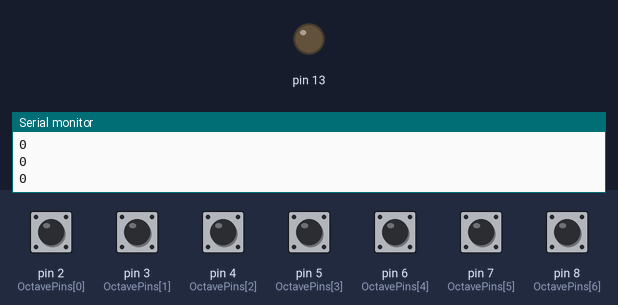
The sketch below on a simulated Arduino Uno, built with avr-gcc and run on an emulated ATmega328P. Parts: output pins drawn as LEDs (lit = HIGH), the last lines printed to the serial monitor. Inputs (shaded band) come from the test bench; at power-on: pin 2 (OctavePins[0]), pin 3 (OctavePins[1]), pin 4 (OctavePins[2]), pin 5 (OctavePins[3]), pin 6 (OctavePins[4]), pin 7 (OctavePins[5]), pin 8 (OctavePins[6]) HIGH.

Above: at 1.2 s.
1.3 s: pin 2 (OctavePins[0]) pulled LOW for 0.15 s
At 1.4 s:
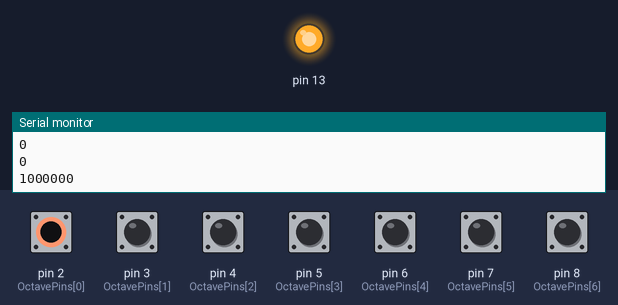
Timing chart, 0 to 4.3 s (numbered marks = the images above; inputs shaded):
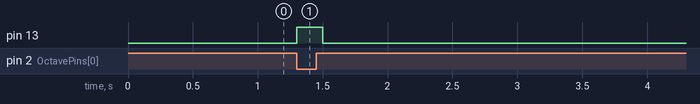

The sketch:

Main.ino
```cpp
const int NumOctaves = 7;
const int OctavePins[] = { 2, 3, 4, 5, 6, 7, 8 };

void setup()
{
  Serial.begin(9600);
  for (int i = 0; i < NumOctaves; i++)
  {
    pinMode(OctavePins[i], INPUT_PULLUP);
  }
  pinMode(13, OUTPUT);
}

void loop()
{
  // send piano information to pi
  int pianoInfo = 0;

  int val;
  for (int i = 0; i < 7; i++)
  {
    val = digitalRead(OctavePins[i]);
    if (val == LOW)
    {
      pianoInfo |= 1 << (NumOctaves - i - 1);
    }
  }

  if (pianoInfo == 0)
  {
    digitalWrite(13, LOW);
  }
  else
  {
    digitalWrite(13, HIGH);
  }

  Serial.println(pianoInfo, BIN);

  delay(100);

  // read info from pi

  // send motor information
}
```

Measured:
- after the input at 1.3 s, pin 13: LOW → HIGH at once, → LOW 0.20 s later
